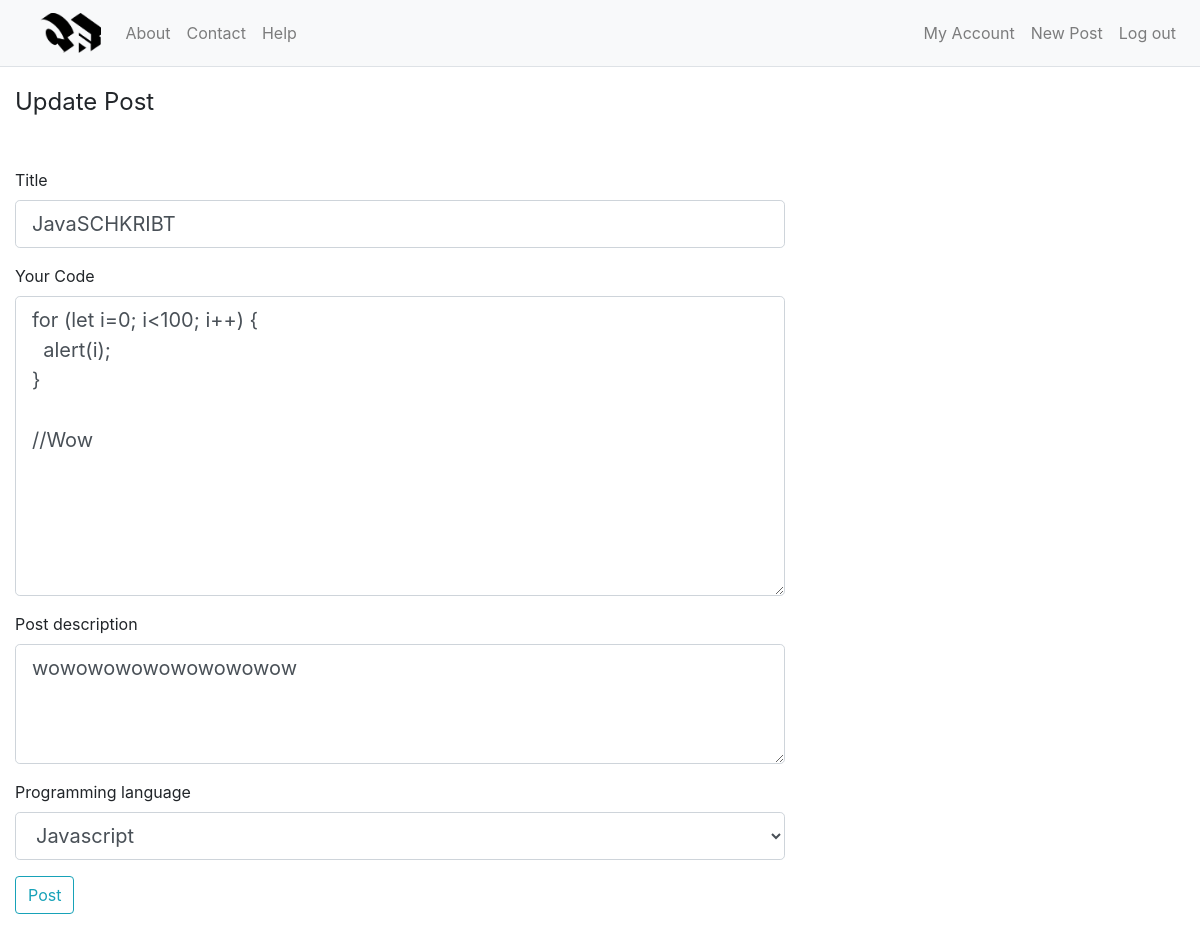
The app's page /post/4/update (signed in), older data.
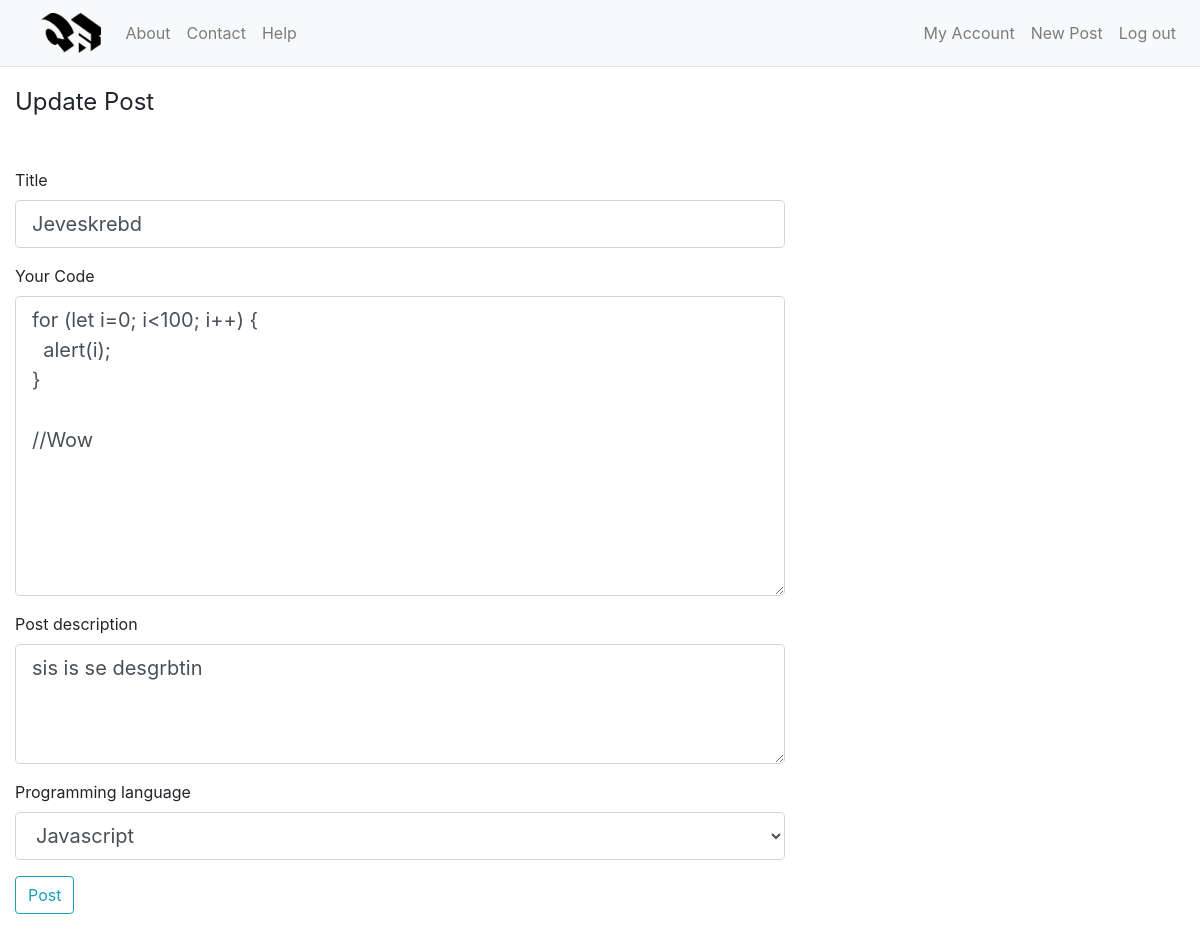
The same page, newer data.
### website/models.py (models this page shows)
class Post(db.Model):
    id = db.Column(db.Integer, primary_key=True)
    title = db.Column(db.String(50), nullable=False)
    datetime = db.Column(db.DateTime, nullable=False, default=datetime.utcnow)
    code = db.Column(db.Text, nullable=False)
    description = db.Column(db.Text, nullable=False)
    user_id = db.Column(db.Integer, db.ForeignKey('user.id'))
    language_id = db.Column(db.Integer, db.ForeignKey('language.id'))
    user_likes = db.relationship('PostLike', backref='likes', lazy=True)
    comments = db.relationship('Comment', backref='comments')
    language = db.relationship('Language', backref='language')

### website/posts/routes.py (the view)
@posts.route("/post/<int:id>/update", methods=['GET', 'POST'])
@login_required
def update_post(id):
    post = Post.query.get_or_404(id)
    if post.author != current_user:
        abort(403)
    form = PostForm()
    if form.validate_on_submit():
        post.title = form.title.data
        post.code = form.code.data
        post.description = form.description.data
        post.language = Language.query.filter_by(name=form.language.data).first()
        db.session.commit()
        flash('Your post has been updated!', 'success')
        return redirect(url_for('posts.post', id=post.id))
    elif request.method == 'GET':
        form.title.data = post.title
        form.code.data = post.code
        form.description.data = post.description
        form.language.data = Language.query.get_or_404(post.language_id).name
    return render_template('create_post.html', title='Update Post',
                           form=form, legend='Update Post')

### website/posts/forms.py
class PostForm(FlaskForm):
    title = StringField('Title', validators=[DataRequired(), Length(min=3, max=30)])
    language = SelectField('Programming language', validators=[DataRequired()], choices=[('java', 'Java'), ('javascript', 'Javascript'), ('csharp', 'C#'), ('cpp', 'C++'), ('python', 'Python'), ('c', 'C'), ('markup', 'HTML'), ('ruby', 'Ruby'), ('sql', 'SQL'), ('css', 'CSS'), ('go', 'GO'), ('php', 'PHP'), ('jsx', 'JSX')])
    code = TextAreaField('Your Code', validators=[DataRequired()])
    description = TextAreaField('Post description', validators=[DataRequired()])
    submit = SubmitField('Post')

### website/models.py (called while the page is built)
@login_manager.user_loader
def load_user(user_id):
    return User.query.get(int(user_id))

### website/templates/create_post.html (shortened to what this page needs)
{% extends "layout.html" %}
{% block content %}
<div class="col-lg-8 col-md-12">
  <form action="" method="POST">
    <fieldset class="form-group">
      <legend class=" mb-5">{{ legend }}</legend>
      <div class="form-group">
      {{ form.title.label(class="form.control-label") }}
      {% if form.title.errors %}
          {{ form.title(class="form-control form-control-lg is-invalid") }}
          <div class="invalid-feedback">
              {% for error in form.title.errors %}
                  <span>{{ error }}</span>
              {% endfor %}
          </div>
      {% else %}
          {{ form.title(class="form-control form-control-lg") }}
      {% endif %}
      </div>
      <div class="form-group">
      {{ form.code.label(class="form.control-label") }}
      {% if form.code.errors %}
          {{ form.code(class="form-control form-control-lg is-invalid") }}
          <div class="invalid-feedback">
              {% for error in form.code.errors %}
                  <span>{{ error }}</span>
              {% endfor %}
          </div>
      {% else %}
        {{ form.code(class="form-control form-control-lg code-textarea") }}
      {% endif %}
      </div>
      <div class="form-group">
      {{ form.description.label(class="form.control-label") }}
      {% if form.description.errors %}
          {{ form.description(class="form-control form-control-lg is-invalid") }}
          <div class="invalid-feedback">
              {% for error in form.description.errors %}
                  <span>{{ error }}</span>
              {% endfor %}
          </div>
      {% else %}
          {{ form.description(class="form-control form-control-lg code-description-textarea") }}
      {% endif %}
      </div>
      <div class="form-group">
      {{ form.language.label(class="form.control-label") }}
      {% if form.language.errors %}
          {{ form.language(class="form-control form-control-lg is-invalid") }}
          <div class="invalid-feedback">
              {% for error in form.language.errors %}
                  <span>{{ error }}</span>
              {% endfor %}
          </div>
      {% else %}
          {{ form.language(class="form-control form-control-lg") }}
      {% endif %}
      </div>
      <div class="form-group">
          {{ form.submit(class="btn btn-outline-info") }}
      </div>
    </fieldset>
  </form>
</div>
{% endblock content %}

Row changes from the older to the newer data that the page shows:
changed Post "for (let i=0; i<100; i++) { alert(i); } //Wow": title "JavaSCHKRIBT" → "Jeveskrebd"; description "wowowowowowowowowow" → "sis is se desgrbtin"
